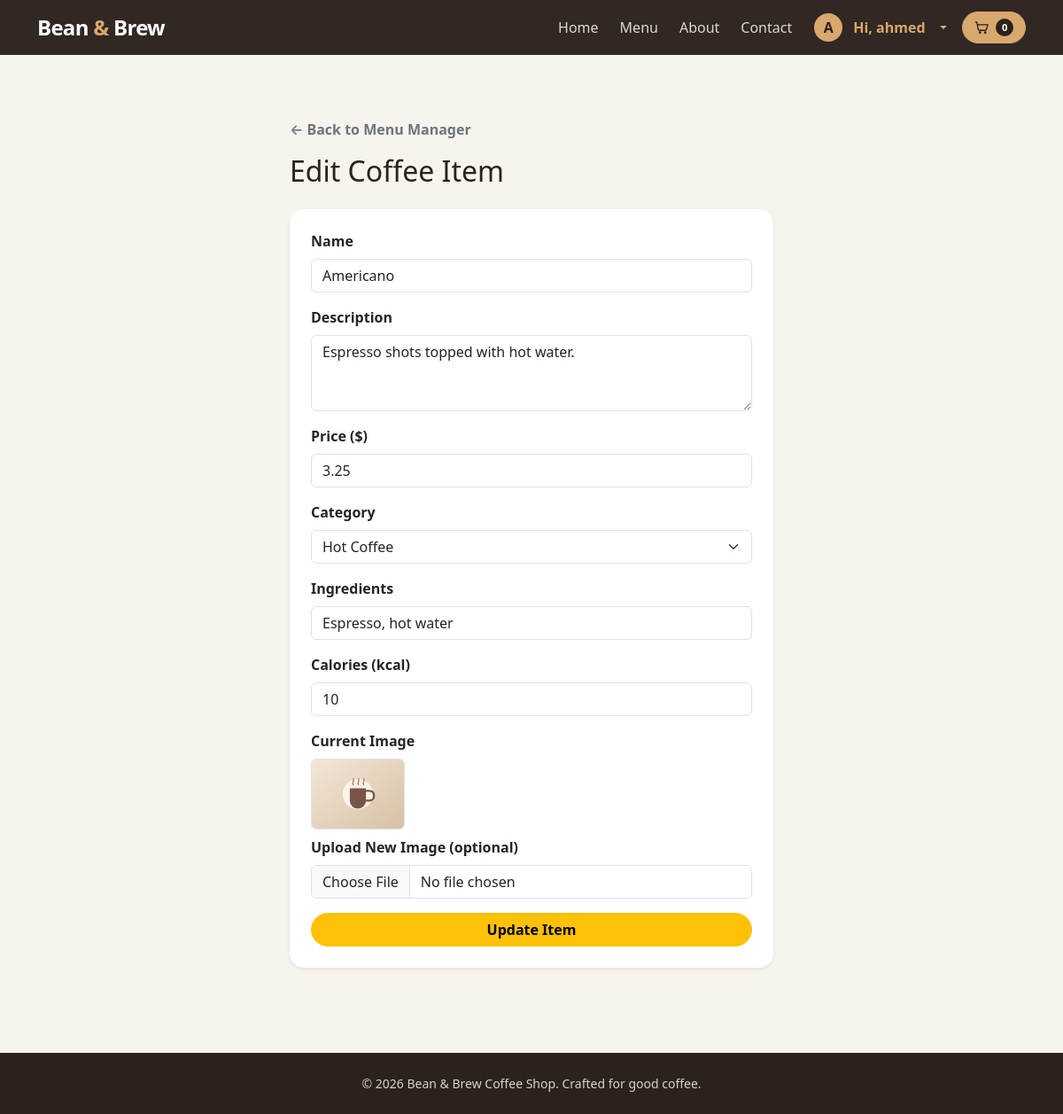
The page /admin_edit_item.php?id=5 (signed in) on the database its author committed.
### tables this page shows
CREATE TABLE coffee_items (
    id INTEGER PRIMARY KEY AUTOINCREMENT,
    name TEXT NOT NULL,
    description TEXT NOT NULL,
    price REAL NOT NULL,
    image TEXT NOT NULL
, category TEXT NOT NULL DEFAULT 'Hot Coffee', ingredients TEXT NOT NULL DEFAULT '', calories INTEGER);

### includes/config.php (called while the page is built, shortened)
<?php
function hasLocalCatalogImage($filename) {
    return is_string($filename)
        && preg_match('/\A[a-zA-Z0-9._-]+\.(?:jpe?g|png|webp|gif)\z/i', $filename) === 1
        && is_file(__DIR__ . '/../public/assets/images/' . $filename);
}
function catalogImageUrl($filename) {
    return 'assets/images/product-placeholder.svg';
}

### public/admin_edit_item.php (the view, shortened to what this page needs)
<?php
require_once "../includes/config.php";
$item_id = (int)$_GET['id'];
$stmt = $pdo->prepare("SELECT * FROM coffee_items WHERE id = ?");
$stmt->execute([$item_id]);
$item = $stmt->fetch();
include "../includes/header.php";
?>
<section class="container py-4 py-lg-5">
    <div class="row justify-content-center">
        <div class="col-md-9 col-lg-7 col-xl-6">
        <a href="admin_menu.php" class="d-inline-block mb-3 text-secondary text-decoration-none fw-semibold">&larr; Back to Menu Manager</a>
        <h1 class="h2 mb-4">Edit Coffee Item</h1>
        <div class="card border-0 shadow-sm rounded-4">
            <div class="card-body p-4">
            <form action="admin_edit_item.php?id=<?php echo $item_id; ?>" method="POST" enctype="multipart/form-data" class="vstack gap-3">
                <div>
                    <label for="item-name" class="form-label fw-semibold">Name</label>
                    <input type="text" id="item-name" name="name" value="<?php echo htmlspecialchars($item['name']); ?>" class="form-control" required>
                </div>
                <div>
                    <label for="item-description" class="form-label fw-semibold">Description</label>
                    <textarea id="item-description" name="description" class="form-control" rows="3" required><?php echo htmlspecialchars($item['description']); ?></textarea>
                </div>
                <div>
                    <label for="item-price" class="form-label fw-semibold">Price ($)</label>
                    <input type="number" id="item-price" step="0.01" min="0.01" name="price" value="<?php echo $item['price']; ?>" class="form-control" required>
                </div>
                <div>
                    <label for="item-category" class="form-label fw-semibold">Category</label>
                    <select id="item-category" name="category" class="form-select" required>
                        <?php foreach (['Hot Coffee', 'Iced Drinks', 'Pastries'] as $category_option): ?>
                            <option value="<?php echo htmlspecialchars($category_option); ?>" <?php echo $item['category'] === $category_option ? 'selected' : ''; ?>><?php echo htmlspecialchars($category_option); ?></option>
                        <?php endforeach; ?>
                    </select>
                </div>
                <div>
                    <label for="item-ingredients" class="form-label fw-semibold">Ingredients</label>
                    <input type="text" id="item-ingredients" name="ingredients" value="<?php echo htmlspecialchars($item['ingredients'] ?? ''); ?>" class="form-control">
                </div>
                <div>
                    <label for="item-calories" class="form-label fw-semibold">Calories (kcal)</label>
                    <input type="number" min="0" id="item-calories" name="calories" value="<?php echo htmlspecialchars((string)($item['calories'] ?? '')); ?>" class="form-control">
                </div>
                <div>
                    <label class="form-label fw-semibold">Current Image</label>
                    <div class="mb-2">
                        <img src="<?php echo htmlspecialchars(catalogImageUrl($item['image']), ENT_QUOTES, 'UTF-8'); ?>" alt="Current product image" height="80" class="rounded border object-fit-cover">
                    </div>
                    <label for="item-image" class="form-label fw-semibold">Upload New Image (optional)</label>
                    <input type="file" id="item-image" name="image" accept="image/*" class="form-control">
                </div>
                <button type="submit" class="btn btn-warning rounded-pill fw-semibold w-100">Update Item</button>
            </form>
            </div>
        </div>
        </div>
    </div>
</section>
<?php include "../includes/footer.php"; ?>

### includes/header.php (style rules this page uses)
:root { --coffee-ink: #2b211d; --coffee-brown: #56392d; --coffee-gold: #d9a86c; --coffee-cream: #f7f3ed; }
body { background: var(--coffee-cream); color: var(--coffee-ink); min-height: 100vh; display: flex; flex-direction: column; }

### rows shown on the page
coffee_items: name "Americano", description "Espresso shots topped with hot water.", price "3.25", category "Hot Coffee", ingredients "Espresso, hot water", calories "10"

### other values the page prints
substr($account_name, 0, 1) "A"
$account_name "ahmed"
